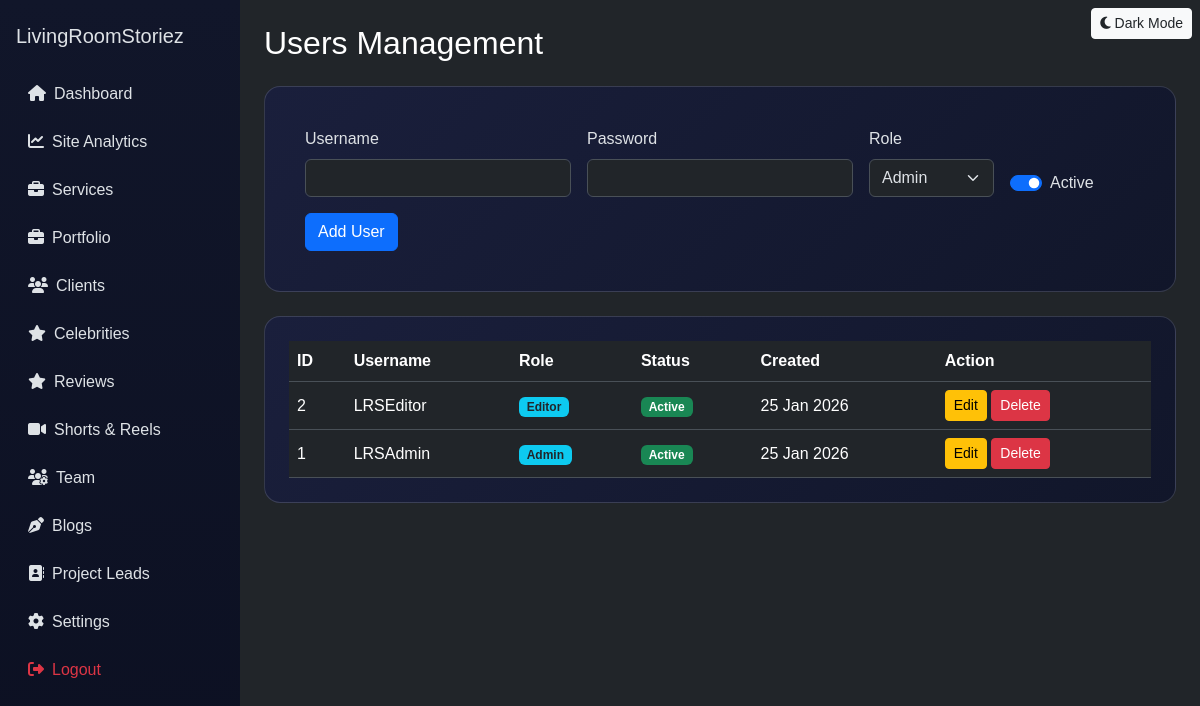
The page /admin/users.php (signed in) on the database its author committed.
### tables this page shows
CREATE TABLE `users` (
  `id` int(11) NOT NULL,
  `username` varchar(50) NOT NULL,
  `password` varchar(255) NOT NULL,
  `role` enum('admin','editor') DEFAULT 'admin',
  `is_active` tinyint(1) DEFAULT 1,
  `created_at` timestamp NOT NULL DEFAULT current_timestamp()
);

### admin/users.php (the view, shortened to what this page needs)
<?php
include '../db.php';
include 'partials/header.php';
$editUser = null;
$users = $conn->query("SELECT * FROM users ORDER BY id DESC");
?>
<h2 class="mb-4">Users Management</h2>
<div class="card mb-4">
<form method="post" class="row g-3 p-3">
    <div class="col-md-4">
        <label class="form-label">Username</label>
        <input type="text"
               name="username"
               class="form-control"
               required
               value="<?= htmlspecialchars($editUser['username'] ?? '') ?>">
    </div>
    <div class="col-md-4">
        <label class="form-label">
            Password <?= $editUser ? '(leave blank to keep)' : '' ?>
        </label>
        <input type="password"
               name="password"
               class="form-control"
               <?= $editUser ? '' : 'required' ?>>
    </div>
    <div class="col-md-2">
        <label class="form-label">Role</label>
        <select name="role" class="form-select">
            <option value="admin" <?= (($editUser['role'] ?? '') === 'admin') ? 'selected' : '' ?>>Admin</option>
        </select>
    </div>
    <div class="col-md-2 d-flex align-items-end">
        <div class="form-check form-switch">
            <input class="form-check-input"
                   type="checkbox"
                   name="is_active"
                   <?= (!isset($editUser) || ($editUser['is_active'] ?? 1)) ? 'checked' : '' ?>>
            <label class="form-check-label">Active</label>
        </div>
    </div>
    <div class="col-12">
        <button name="save_user" class="btn btn-primary">
            <?= $editUser ? 'Update User' : 'Add User' ?>
        </button>
    </div>
</form>
</div>
<div class="card">
<table class="table align-middle mb-0">
<thead>
<tr>
    <th>ID</th>
    <th>Username</th>
    <th>Role</th>
    <th>Status</th>
    <th>Created</th>
    <th>Action</th>
</tr>
</thead>
<tbody>
<?php while ($u = $users->fetch_assoc()): ?>
<tr>
    <td><?= $u['id'] ?></td>
    <td><?= htmlspecialchars($u['username']) ?></td>
    <td>
        <span class="badge bg-info text-dark">
            <?= ucfirst($u['role']) ?>
        </span>
    </td>
    <td>
        <?= $u['is_active']
            ? '<span class="badge bg-success">Active</span>'
            : '<span class="badge bg-secondary">Inactive</span>' ?>
    </td>
    <td><?= date('d M Y', strtotime($u['created_at'])) ?></td>
    <td>
        <a href="?edit=<?= $u['id'] ?>" class="btn btn-sm btn-warning">Edit</a>
        <a href="?delete=<?= $u['id'] ?>"
           class="btn btn-sm btn-danger"
           onclick="return confirm('Delete this user?')">
           Delete
        </a>
    </td>
</tr>
<?php endwhile; ?>
</tbody>
</table>
</div>
<?php include 'partials/footer.php'; ?>

### admin/assets/css/admin.css (style rules this page uses)
html, body { overflow-x: hidden; }
body { background: radial-gradient(circle at top, #11162a, #0b0f1a 65%); color: #fff; font-family: 'Poppins', sans-serif; }
.card { background: linear-gradient(135deg, #1a1f3c, #11162a); border-radius: 16px; padding: 24px; transition: transform .25s ease, box-shadow .25s ease; }
body, .card, .sidebar, .chart-card { transition: background-color .3s ease, color .3s ease; }

### rows shown on the page
users: id "2", username "LRSEditor", role "Editor", is_active "Active", created_at "25 Jan 2026"
users: id "1", username "LRSAdmin", role "Admin", is_active "Active", created_at "25 Jan 2026"
